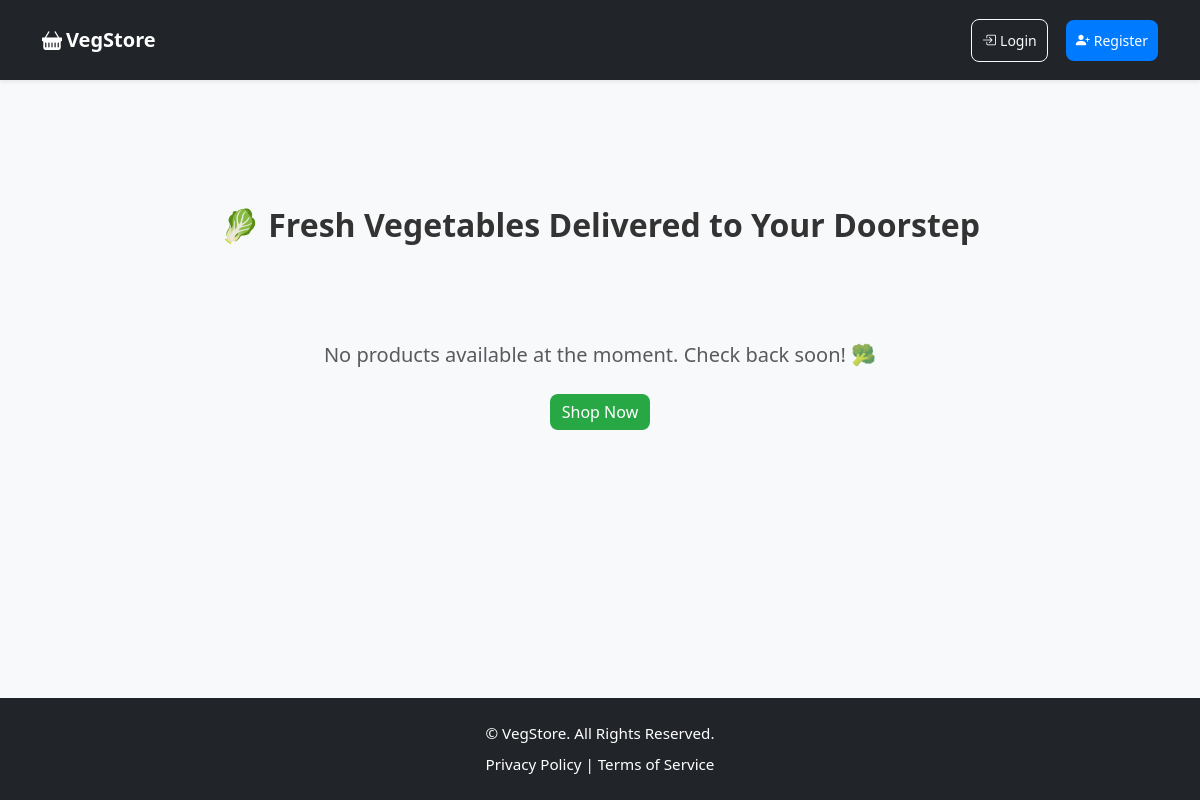
Before: / with the older database file.
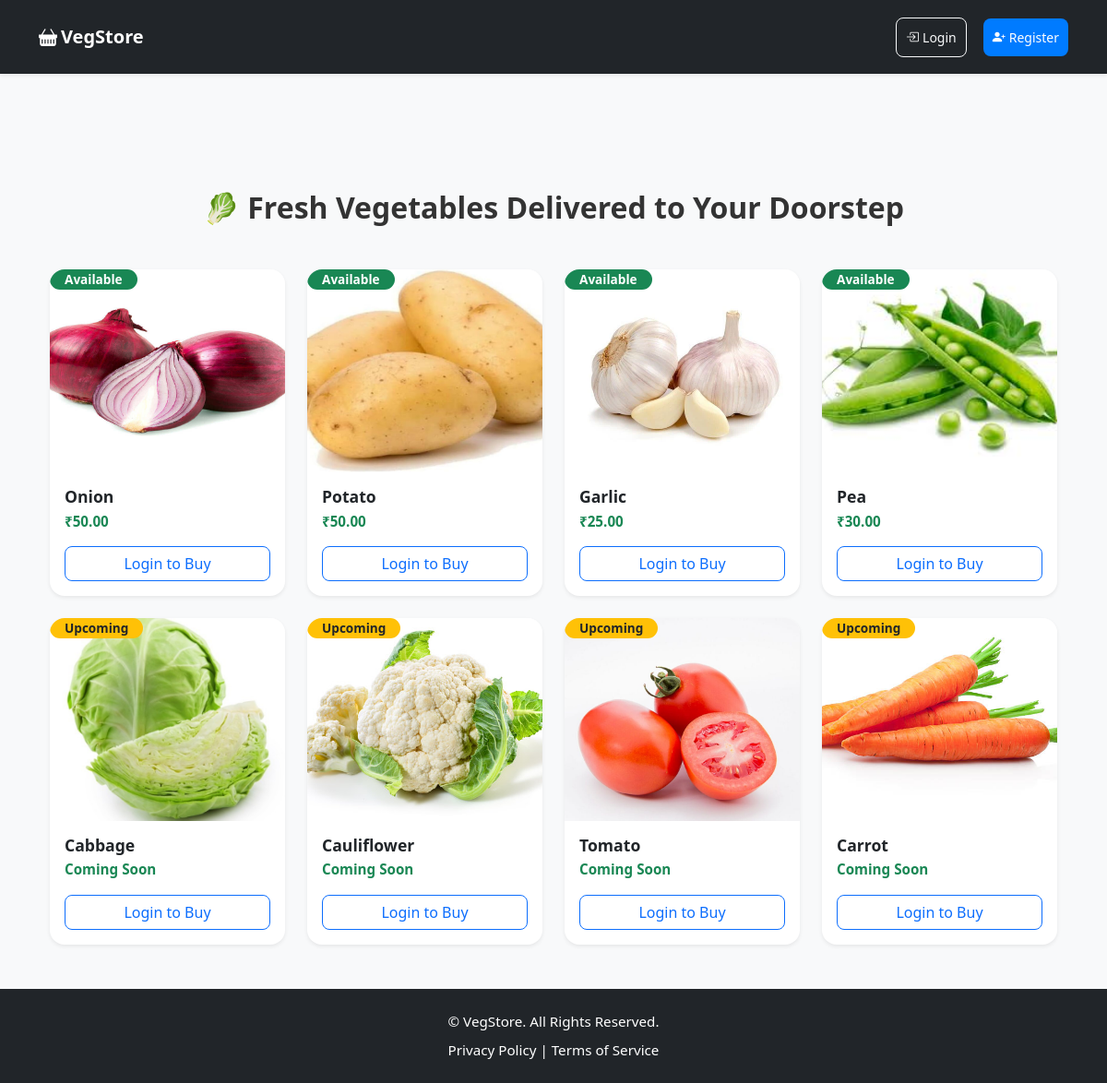
After: the same page with the newer database file.
### app.py (models this page shows)
class Product(db.Model):
    id = db.Column(db.Integer, primary_key=True)
    name = db.Column(db.String(150), nullable=False)
    price = db.Column(db.Float, nullable=False)
    image = db.Column(db.String(150), nullable=False)
    status = db.Column(db.String(20), nullable=False, default='available')  # available / upcoming

### app.py (the view)
@app.route('/')
def index():
    products = Product.query.all()
    return render_template('index.html', products=products)

### templates/index.html (shortened to what this page needs)
{% extends 'base.html' %}
{% block content %}
<link rel="stylesheet" href="{{ url_for('static', filename='css/style.css') }}">
<div class="container mt-5">
  <h2 class="mb-5 fw-bold text-center">
    🥬 Fresh Vegetables Delivered to Your Doorstep
  </h2>
  <div class="row g-4">
    {% for product in products %}
    <div class="col-lg-3 col-md-4 col-sm-6">
      <div class="card h-100 shadow-sm border-0 rounded-4 overflow-hidden position-relative hover-scale">
        <img src="{{ url_for('static', filename='images/' ~ product.image) }}"
             class="card-img-top"
             alt="{{ product.name }}"
             style="height:220px; object-fit:cover; transition: transform 0.3s;">
        {% if product.status == 'available' %}
        <span class="badge position-absolute top-2 start-2 bg-success text-white px-3 py-1 rounded-pill">
          Available
        </span>
        {% else %}
        <span class="badge position-absolute top-2 start-2 bg-warning text-dark px-3 py-1 rounded-pill">
          Upcoming
        </span>
        {% endif %}
        <div class="card-body d-flex flex-column">
          <h5 class="fw-semibold mb-1">{{ product.name }}</h5>
          <p class="text-success fw-bold mb-3">
            {% if product.status == 'available' %}
              ₹{{ "%.2f"|format(product.price) }}
            {% else %}
              Coming Soon
            {% endif %}
          </p>
          {% if current_user.is_authenticated %}
            {% if product.status == 'available' %}
            <form action="{{ url_for('add_to_cart', id=product.id) }}" method="POST" class="mt-auto">
              <div class="quantity-control d-flex align-items-center justify-content-center mb-3">
                <button type="button" class="btn btn-outline-secondary btn-sm btn-minus">−</button>
                <input type="number"
                       class="form-control form-control-sm mx-2 quantity-input text-center"
                       value="1"
                       min="1"
                       style="width:60px;">
                <button type="button" class="btn btn-outline-secondary btn-sm btn-plus">+</button>
              </div>
              <input type="hidden" name="quantity" class="cart-quantity" value="1">
              <button type="submit" class="btn btn-primary w-100 add-to-cart btn-hover">
                🛒 Add to Cart
              </button>
            </form>
            {% else %}
            <button class="btn btn-secondary w-100 mt-auto" disabled>Coming Soon</button>
            {% endif %}
          {% else %}
            <a href="{{ url_for('login') }}" class="btn btn-outline-primary w-100 mt-auto">Login to Buy</a>
          {% endif %}
        </div>
      </div>
    </div>
    {% else %}
    <div class="col-12 text-center py-5">
      <p class="text-muted fs-5">
        No products available at the moment. Check back soon! 🥦
      </p>
      <a href="{{ url_for('index') }}" class="btn btn-primary mt-2">Shop Now</a>
    </div>
    {% endfor %}
  </div>
</div>
{% endblock %}

### templates/base.html (shortened to what this page needs)
<!doctype html>
<html lang="en">
<head>
  <link href="https://cdn.jsdelivr.net/npm/bootstrap@5.3.2/dist/css/bootstrap.min.css" rel="stylesheet">
  <link href="https://cdn.jsdelivr.net/npm/bootstrap-icons@1.11.1/font/bootstrap-icons.css" rel="stylesheet">
  <link rel="stylesheet" href="{{ url_for('static', filename='css/style.css') }}">
</head>
<body class="bg-light">
<nav class="navbar navbar-expand-lg navbar-dark bg-dark shadow-sm">
  <div class="container">
    <a class="navbar-brand fw-bold d-flex align-items-center gap-1" href="{{ url_for('index') }}">
      <i class="bi bi-basket-fill"></i> VegStore
    </a>
    <div class="collapse navbar-collapse justify-content-end" id="navbarNav">
      <ul class="navbar-nav align-items-lg-center gap-2">
        {% if current_user.is_authenticated %}
          {% if current_user.is_admin %}
            <li class="nav-item">
              <a class="btn btn-warning btn-sm d-flex align-items-center gap-1" href="{{ url_for('admin_dashboard') }}">
                <i class="bi bi-speedometer2"></i> Admin Dashboard
              </a>
            </li>
          {% else %}
            <li class="nav-item">
              <a class="btn btn-outline-light btn-sm d-flex align-items-center gap-1" href="{{ url_for('cart') }}">
                <i class="bi bi-cart-fill"></i> Cart
              </a>
            </li>
            <li class="nav-item">
              <a class="btn btn-danger btn-sm d-flex align-items-center gap-1" href="{{ url_for('logout') }}">
                <i class="bi bi-box-arrow-right"></i> Logout
              </a>
            </li>
          {% endif %}
        {% else %}
          <li class="nav-item">
            <a class="btn btn-outline-light btn-sm d-flex align-items-center gap-1" href="{{ url_for('login') }}">
              <i class="bi bi-box-arrow-in-right"></i> Login
            </a>
          </li>
          <li class="nav-item">
            <a class="btn btn-success btn-sm d-flex align-items-center gap-1" href="{{ url_for('register') }}">
              <i class="bi bi-person-plus-fill"></i> Register
            </a>
          </li>
        {% endif %}
      </ul>
    </div>
  </div>
</nav>
<div class="container my-5">
  {% block content %}{% endblock %}
</div>
<footer class="mt-auto text-center bg-dark text-white py-4">
  <div class="container">
    <p class="mb-2">&copy; {{ current_year }} VegStore. All Rights Reserved.</p>
    <p class="mb-0">
      <a href="#" class="text-white text-decoration-none">Privacy Policy</a> |
      <a href="#" class="text-white text-decoration-none">Terms of Service</a>
    </p>
  </div>
</footer>
</body>
</html>

### static/css/style.css (style rules this page uses)
* { box-sizing: border-box; }
body { font-family: 'Segoe UI', Tahoma, Geneva, Verdana, sans-serif; background-color: #f8f9fa; color: #333; margin: 0; padding: 0; min-height: 100vh; display: flex; flex-direction: column; }
.navbar { margin-bottom: 30px; box-shadow: 0 3px 10px rgba(0, 0, 0, 0.12); height: 80px; }
.navbar a.btn { margin-left: 10px; padding: 10px; }
.card { border-radius: 14px; overflow: hidden; background: #fff; box-shadow: 0 3px 8px rgba(0, 0, 0, 0.1); transition: transform 0.3s ease, box-shadow 0.3s ease; }
.card img { height: 180px; width: 100%; object-fit: cover; transition: transform 0.4s ease; }
.card-body { padding: 16px; }
.card-body h5 { font-size: 1.1rem; margin-bottom: 6px; font-weight: 600; }
.card-body p { font-size: 0.95rem; color: #555; }
.btn { border-radius: 8px; font-weight: 500; }
.btn-success { background-color: #007bff; border: none; transition: all 0.3s ease; }
.badge { font-size: 0.85rem; padding: 6px 10px; font-weight: 600; border-radius: 6px; }
footer { margin-top: auto; background-color: #212529; color: #ffffff; min-height: 70px; display: flex; align-items: center; justify-content: center; font-size: 0.95rem; width: 100vw; margin-left: calc(-50vw + 50%); }
footer .container { padding: 0; }
footer a { color: #28a745; text-decoration: none; transition: color 0.3s ease; }
.hover-scale img { transition: transform 0.3s ease; }

Changed rows visible on the page:
added Product: image (picture), status "Available", name "Onion", price "50.00"
added Product: image (picture), status "Available", name "Potato", price "50.00"
added Product: image (picture), status "Available", name "Garlic", price "25.00"
added Product: image (picture), status "Available", name "Pea", price "30.00"
added Product: image (picture), status "Upcoming", name "Cabbage"
added Product: image (picture), status "Upcoming", name "Cauliflower"
added Product: image (picture), status "Upcoming", name "Tomato"
added Product: image (picture), status "Upcoming", name "Carrot"
Other visible differences:
text no longer shown: "No products available at the moment. Check back soon! 🥦 Shop Now"
